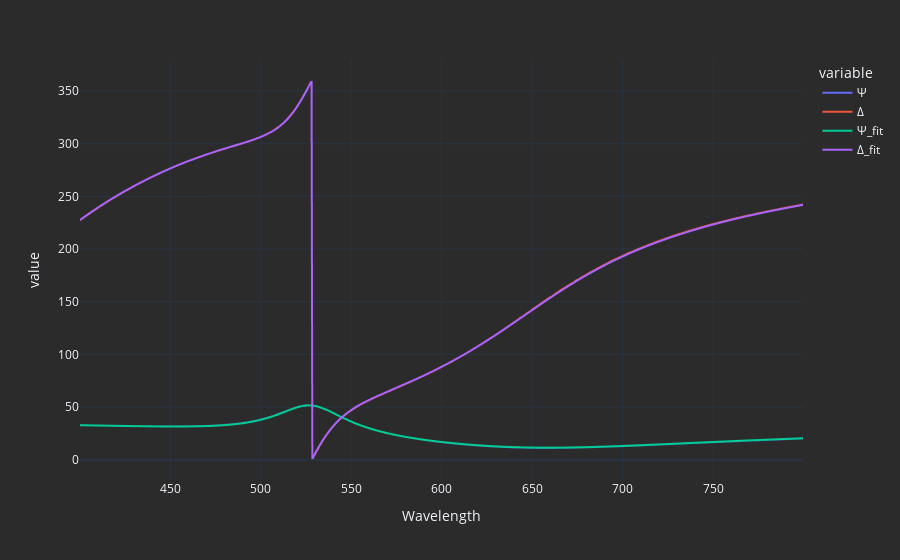

The notebook cell this image was saved under:
### Markdown cell above
# Show fit

### Code cell
fit_result = model(tss.index.to_numpy(), out.params)

pd.concat([tss, 
           pd.DataFrame({'Ψ_fit': fit_result.psi,
                        'Δ_fit': fit_result.delta}, 
                        index=tss.index)]
         ).plot()

### Figure 1 — Plotly figure (JSON) as saved in the notebook; plotly's stock layout.template omitted (floating-point values rounded to 4 significant figures; data arrays with more than 128 entries replaced by an {"elided": "..."} marker saying what was removed)
{"data": [{"hovertemplate": "variable=Ψ<br>Wavelength=%{x}<br>value=%{y}<extra></extra>", "legendgroup": "Ψ", "line": {"color": "#636efa", "dash": "solid"}, "mode": "lines", "name": "Ψ", "showlegend": true, "type": "scattergl", "x": {"elided": "1852 float values"}, "xaxis": "x", "y": {"elided": "1852 float values"}, "yaxis": "y"}, {"hovertemplate": "variable=Δ<br>Wavelength=%{x}<br>value=%{y}<extra></extra>", "legendgroup": "Δ", "line": {"color": "#EF553B", "dash": "solid"}, "mode": "lines", "name": "Δ", "showlegend": true, "type": "scattergl", "x": {"elided": "1852 float values"}, "xaxis": "x", "y": {"elided": "1852 float values"}, "yaxis": "y"}, {"hovertemplate": "variable=Ψ_fit<br>Wavelength=%{x}<br>value=%{y}<extra></extra>", "legendgroup": "Ψ_fit", "line": {"color": "#00cc96", "dash": "solid"}, "mode": "lines", "name": "Ψ_fit", "showlegend": true, "type": "scattergl", "x": {"elided": "1852 float values"}, "xaxis": "x", "y": {"elided": "1852 float values"}, "yaxis": "y"}, {"hovertemplate": "variable=Δ_fit<br>Wavelength=%{x}<br>value=%{y}<extra></extra>", "legendgroup": "Δ_fit", "line": {"color": "#ab63fa", "dash": "solid"}, "mode": "lines", "name": "Δ_fit", "showlegend": true, "type": "scattergl", "x": {"elided": "1852 float values"}, "xaxis": "x", "y": {"elided": "1852 float values"}, "yaxis": "y"}], "layout": {"autosize": true, "legend": {"title": {"text": "variable"}, "tracegroupgap": 0}, "margin": {"t": 60}, "xaxis": {"anchor": "y", "autorange": true, "domain": [0, 1], "range": [400.1, 799.7], "title": {"text": "Wavelength"}, "type": "linear"}, "yaxis": {"anchor": "x", "autorange": true, "domain": [0, 1], "range": [-19.14, 379.4], "title": {"text": "value"}, "type": "linear"}}}
